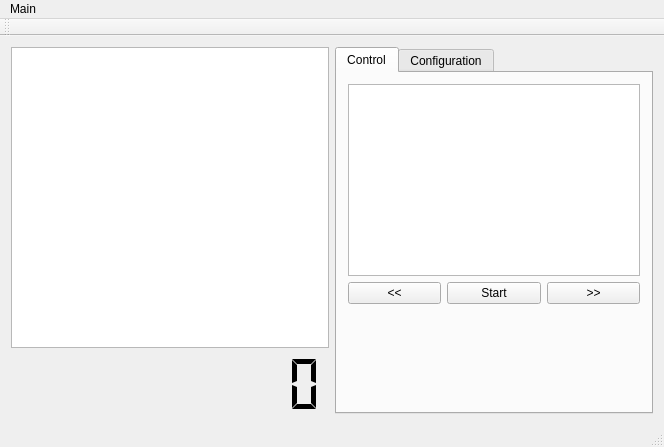
<?xml version="1.0" encoding="UTF-8"?>
<ui version="4.0">
 <class>MainWindow</class>
 <widget class="QMainWindow" name="MainWindow">
  <property name="geometry">
   <rect>
    <x>0</x>
    <y>0</y>
    <width>664</width>
    <height>447</height>
   </rect>
  </property>
  <property name="windowTitle">
   <string>IYPT Clock Control Center</string>
  </property>
  <widget class="QWidget" name="centralWidget">
   <layout class="QHBoxLayout" name="horizontalLayout">
    <item>
     <layout class="QVBoxLayout" name="verticalLayout_2">
      <item>
       <widget class="ThemeClockWidget" name="graphicsView">
        <property name="sizePolicy">
         <sizepolicy hsizetype="Expanding" vsizetype="Expanding">
          <horstretch>0</horstretch>
          <verstretch>5</verstretch>
         </sizepolicy>
        </property>
       </widget>
      </item>
      <item>
       <widget class="QLCDNumber" name="lcdNumber">
        <property name="sizePolicy">
         <sizepolicy hsizetype="Preferred" vsizetype="Expanding">
          <horstretch>0</horstretch>
          <verstretch>1</verstretch>
         </sizepolicy>
        </property>
        <property name="minimumSize">
         <size>
          <width>0</width>
          <height>0</height>
         </size>
        </property>
        <property name="font">
         <font>
          <weight>50</weight>
          <bold>false</bold>
         </font>
        </property>
        <property name="frameShape">
         <enum>QFrame::NoFrame</enum>
        </property>
        <property name="frameShadow">
         <enum>QFrame::Plain</enum>
        </property>
        <property name="smallDecimalPoint">
         <bool>false</bool>
        </property>
        <property name="numDigits">
         <number>10</number>
        </property>
        <property name="digitCount">
         <number>10</number>
        </property>
        <property name="segmentStyle">
         <enum>QLCDNumber::Flat</enum>
        </property>
       </widget>
      </item>
     </layout>
    </item>
    <item>
     <widget class="QTabWidget" name="tabWidget">
      <property name="currentIndex">
       <number>0</number>
      </property>
      <widget class="QWidget" name="tab_control">
       <attribute name="title">
        <string>Control</string>
       </attribute>
       <layout class="QGridLayout" name="gridLayout">
        <item row="0" column="0" colspan="3">
         <widget class="QListWidget" name="stagelist"/>
        </item>
        <item row="1" column="0">
         <widget class="QPushButton" name="bwd">
          <property name="text">
           <string>&lt;&lt;</string>
          </property>
         </widget>
        </item>
        <item row="1" column="1">
         <widget class="QPushButton" name="startstop">
          <property name="text">
           <string>Start</string>
          </property>
         </widget>
        </item>
        <item row="1" column="2">
         <widget class="QPushButton" name="ffwd">
          <property name="text">
           <string>&gt;&gt;</string>
          </property>
         </widget>
        </item>
        <item row="2" column="1">
         <spacer name="verticalSpacer_2">
          <property name="orientation">
           <enum>Qt::Vertical</enum>
          </property>
          <property name="sizeHint" stdset="0">
           <size>
            <width>20</width>
            <height>40</height>
           </size>
          </property>
         </spacer>
        </item>
       </layout>
      </widget>
      <widget class="QWidget" name="tab_config">
       <attribute name="title">
        <string>Configuration</string>
       </attribute>
       <layout class="QVBoxLayout" name="verticalLayout">
        <item>
         <widget class="QTableView" name="tableView">
          <property name="sizePolicy">
           <sizepolicy hsizetype="Expanding" vsizetype="Expanding">
            <horstretch>0</horstretch>
            <verstretch>0</verstretch>
           </sizepolicy>
          </property>
         </widget>
        </item>
        <item>
         <layout class="QHBoxLayout" name="horizontalLayout_2">
          <item>
           <spacer name="horizontalSpacer">
            <property name="orientation">
             <enum>Qt::Horizontal</enum>
            </property>
            <property name="sizeHint" stdset="0">
             <size>
              <width>40</width>
              <height>20</height>
             </size>
            </property>
           </spacer>
          </item>
          <item>
           <widget class="QPushButton" name="delButton">
            <property name="text">
             <string>add</string>
            </property>
           </widget>
          </item>
          <item>
           <widget class="QPushButton" name="addButton">
            <property name="text">
             <string>del</string>
            </property>
           </widget>
          </item>
         </layout>
        </item>
       </layout>
      </widget>
     </widget>
    </item>
   </layout>
  </widget>
  <widget class="QMenuBar" name="menuBar">
   <property name="geometry">
    <rect>
     <x>0</x>
     <y>0</y>
     <width>664</width>
     <height>23</height>
    </rect>
   </property>
   <widget class="QMenu" name="menuMain">
    <property name="title">
     <string>Main</string>
    </property>
    <addaction name="action_Quit"/>
   </widget>
   <addaction name="menuMain"/>
  </widget>
  <widget class="QToolBar" name="mainToolBar">
   <attribute name="toolBarArea">
    <enum>TopToolBarArea</enum>
   </attribute>
   <attribute name="toolBarBreak">
    <bool>false</bool>
   </attribute>
  </widget>
  <widget class="QStatusBar" name="statusBar"/>
  <action name="action_Quit">
   <property name="text">
    <string>Quit</string>
   </property>
   <property name="shortcut">
    <string>Ctrl+Q</string>
   </property>
  </action>
 </widget>
 <layoutdefault spacing="6" margin="11"/>
 <customwidgets>
  <customwidget>
   <class>ThemeClockWidget</class>
   <extends>QGraphicsView</extends>
   <header>themeclockwidget.h</header>
  </customwidget>
 </customwidgets>
 <resources/>
 <connections>
  <connection>
   <sender>action_Quit</sender>
   <signal>triggered()</signal>
   <receiver>MainWindow</receiver>
   <slot>close()</slot>
   <hints>
    <hint type="sourcelabel">
     <x>-1</x>
     <y>-1</y>
    </hint>
    <hint type="destinationlabel">
     <x>332</x>
     <y>224</y>
    </hint>
   </hints>
  </connection>
 </connections>
</ui>
